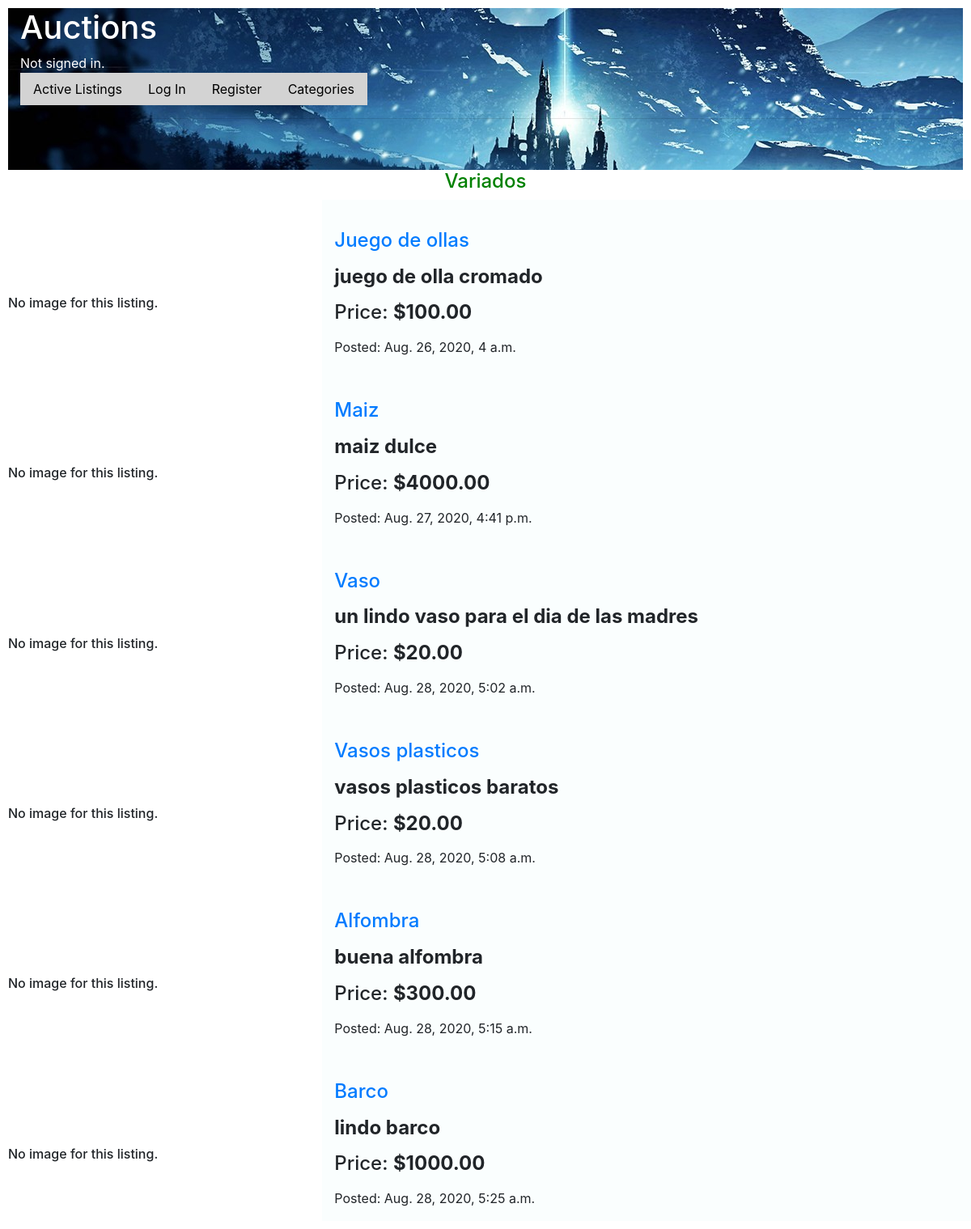
The page /categories/Variados on the database its author committed.
### auctions/models.py (models this page shows, shortened)
class Auction_listing(models.Model):
    title = models.CharField(max_length=64)
    description = models.TextField(blank=True)
    url_image = models.CharField(max_length=100,blank=True)
    category = models.CharField(max_length=64,blank=True)
    price = models.IntegerField()
    user = models.ForeignKey(User, on_delete=models.CASCADE,related_name='auctions_for_user')
    start_time = models.DateTimeField(auto_now_add=True)
    is_active = models.BooleanField(default=True)

### auctions/views.py (the view)
# urls.py: path('categories/<str:categoria>',views.categoria, name='categoria'),
def categoria(request,categoria):
    if categoria == '':
        categoria = 'Variados'
    listings = Auction_listing.objects.filter(category=categoria)
    for listing in listings:
        if listing.url_image != '':
            listing.url_image = '/auctions/'+listing.url_image
    return render(request, 'auctions/category.html', {
        'listings': listings,
        'categorias':[categoria,],
    })

### auctions/templates/auctions/category.html (shortened to what this page needs)
{% extends 'auctions/layout.html' %}
{% block body %}
{% for categoria in categorias %}
  <div class="">
    {% if categoria == ''%}
      <span class="category"><h4>Variados</h4></a> </span>
    {% else %}
      <span class="category"><h4>{{ categoria }}</h4></a> </span>
    {% endif %}
      {% for listing in listings %}
        {% if listing.category == categoria%}
        <div class="row" id="div_listing">
          <div class="col-4">
            {% if listing.url_image%}
            {% load static %}
            {% else %}
              <br><br>
              <h6 style="padding-top:70px;">No image for this listing.</h6>
            {% endif %}
          </div>
          <div class="col-8 div_listing_title">
            {% if listing.title %}
              <a href="{% url 'listing' listing.id %}"><p><h4>{{ listing.title }}</h4></p></a>
            {% endif %}
            {% if listing.description %}
              <p><h4><b>{{ listing.description }}</b></h4></p>
            {% endif %}
            {% if listing.price %}
              <p><h4>Price: <b><span>$</span>{{ listing.price }}.00</b></h4></p>
            {% endif %}
            <p>Posted: {{ listing.start_time }}</p>
          </div>
        </div>
        {% endif %}
      {% endfor %}
  </div>
{% endfor %}
{% endblock %}

### auctions/static/auctions/styles.css (style rules this page uses)
body { padding: 10px; }
.category { text-align: center; padding-top: 80px; color:green; }
.div_listing_title { padding-top:20px; background-color: #FAFEFE; }

### rows shown on the page
Auction_listing: url_image "No image for this listing.", title "Juego de ollas", description "juego de olla cromado", price "100", start_time "Aug. 26, 2020, 4 a.m."
Auction_listing: url_image "No image for this listing.", title "Maiz", description "maiz dulce", price "4000", start_time "Aug. 27, 2020, 4:41 p.m."
Auction_listing: url_image "No image for this listing.", title "Vaso", description "un lindo vaso para el dia de las madres", price "20", start_time "Aug. 28, 2020, 5:02 a.m."
Auction_listing: url_image "No image for this listing.", title "Vasos plasticos", description "vasos plasticos baratos", price "20", start_time "Aug. 28, 2020, 5:08 a.m."
Auction_listing: url_image "No image for this listing.", title "Alfombra", description "buena alfombra", price "300", start_time "Aug. 28, 2020, 5:15 a.m."
Auction_listing: url_image "No image for this listing.", title "Barco", description "lindo barco", price "1000", start_time "Aug. 28, 2020, 5:25 a.m."

### other values the page prints
{{ categoria }} "Variados"
